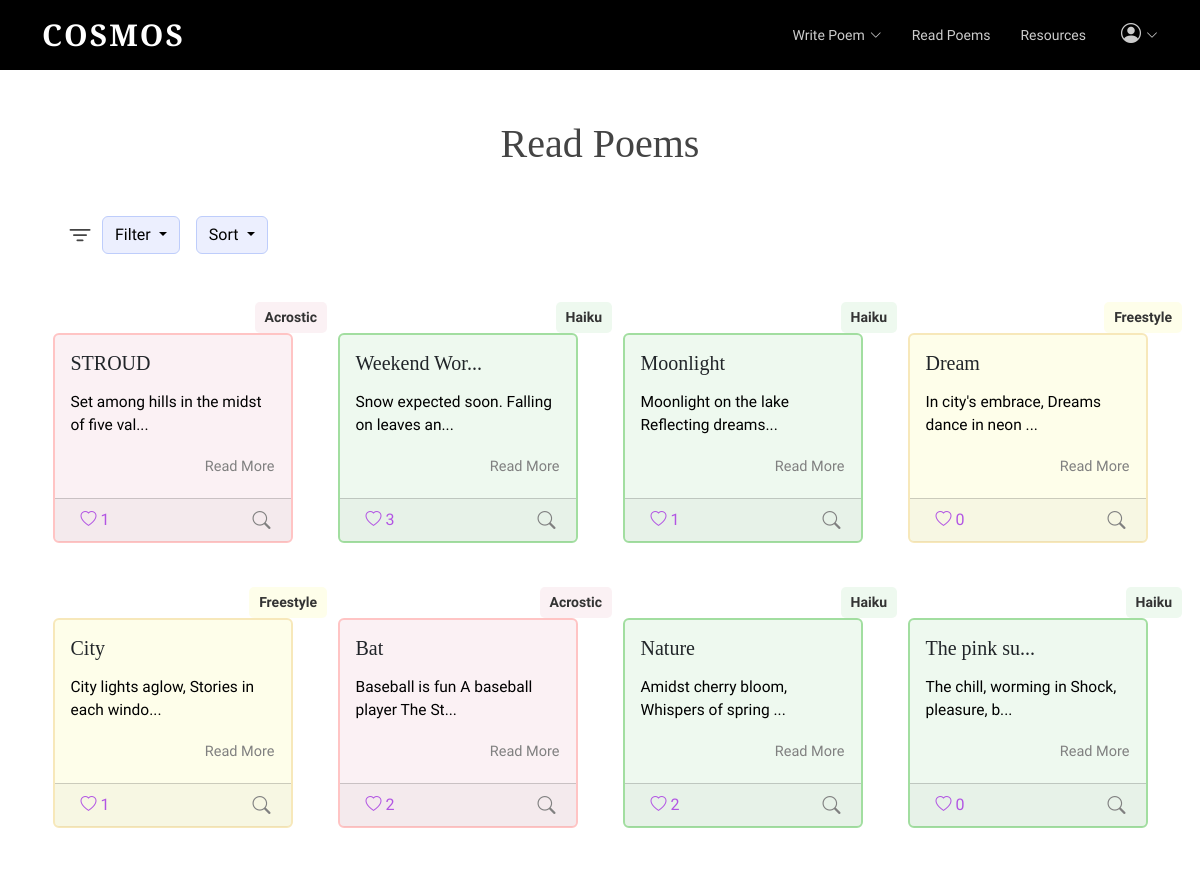
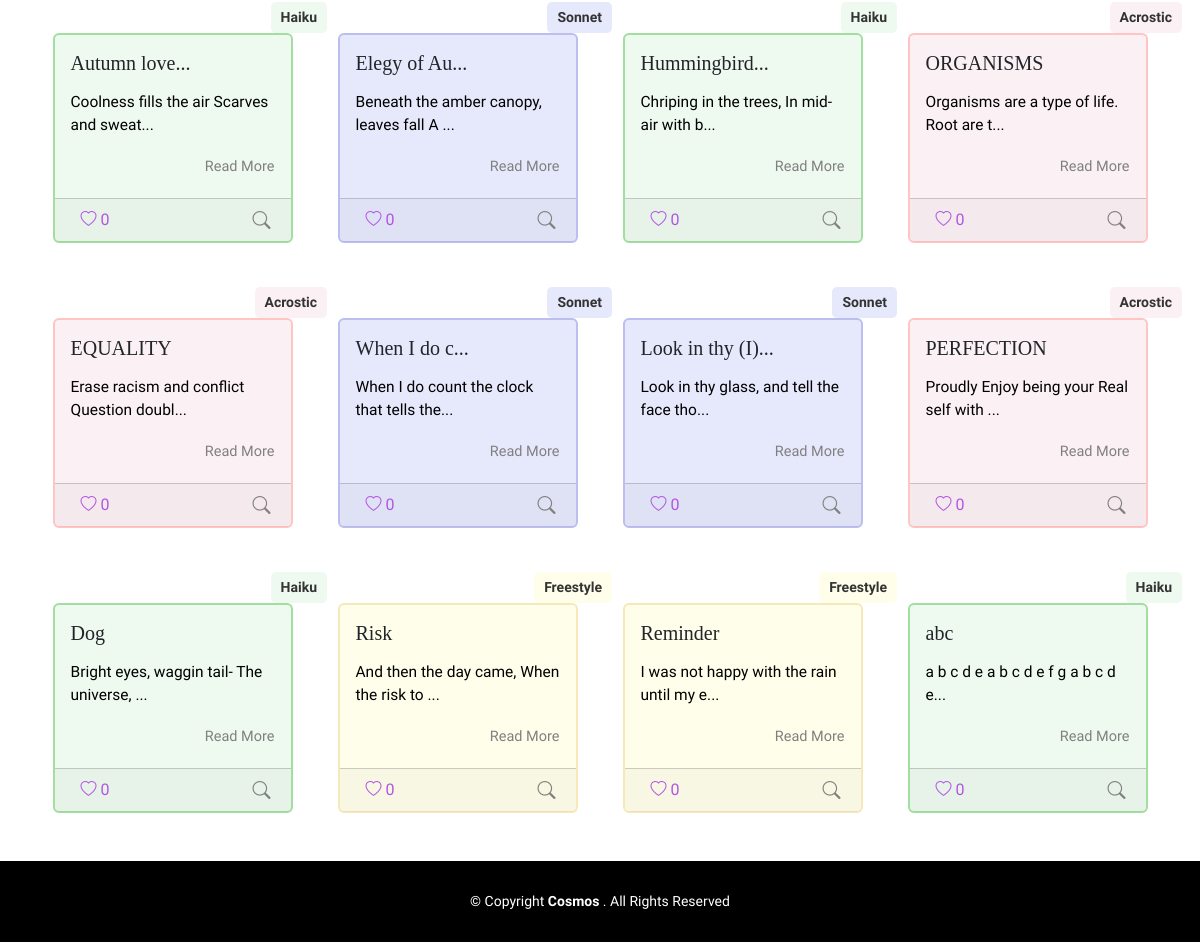
Screenshot of /board (signed in) with the database file from the repository (2 pictures, top to bottom).
### tables this page shows
CREATE TABLE "Poem" (
	"username"	TEXT,
	"content"	TEXT,
	"date"	TEXT,
	"title"	TEXT,
	"type"	TEXT
, "id"	INTEGER, "numLikes"	INTEGER, "sentiment"	INTEGER, "iamb"	INTEGER);

### app.py (the view)
@app.route("/board", methods=['GET', 'POST'])
def board():
	isLogin = False
	if request.method == "POST":
		pass
	else:
		isLogin = True
		conn = sqlite3.connect('static/database.db')
		cursor = conn.cursor()
		query = """
			SELECT P.username, P.content, P.date, P.title, P.type,P.id, P.numLikes, P.iamb,
				   COALESCE(L.liked, 0) AS liked
			FROM Poem P
			LEFT JOIN Likes L ON P.id = L.poem_id AND L.username = ?
		"""
		cursor.execute(query, (session.get("username"),))
		rows = cursor.fetchall()
		num_poems = len(rows)
		usernames = []  # ["scott", "alice"]
		contents = []  # ["poem...", "poem2..."]
		dates = []  # ["2023-12-12", "2022-10-10"]
		titles = []
		types = []
		likes = []
		ids = []
		num_likes = []
		iambs = []
		for row in rows:
			usernames.append(row[0])
			contents.append(row[1])
			dates.append(row[2])
			titles.append(row[3])
			if row[4] == "free":
				types.append("Freestyle")
			else:
				types.append(row[4].title())
			likes.append(row[8])
			num_likes.append(row[6])
			iambs.append(row[7])
			ids.append(row[5])
		print(likes)
		print(ids)
		print("AAAAA",num_poems)
		if "username" not in session:
			isLogin = False
			return redirect(url_for('login'))
		else:
			isLogin = True
		return render_template('board.html',ids=ids,iambs=iambs, usernames=usernames, contents=contents,
							   dates=dates, titles=titles, types=types, liked_status=likes,
							   num_poems=num_poems, num_likes = num_likes,isLogin=isLogin)

### templates/board.html (shortened to what this page needs)
<!DOCTYPE html>
<html lang="en">
   <head>
      <link href="../static/vendor/aos/aos.css" rel="stylesheet">
      <link href="../static/vendor/bootstrap/css/bootstrap.min.css" rel="stylesheet">
      <link href="../static/vendor/bootstrap-icons/bootstrap-icons.css" rel="stylesheet">
      <link href="../static/vendor/boxicons/css/boxicons.min.css" rel="stylesheet">
      <link href="../static/vendor/glightbox/css/glightbox.min.css" rel="stylesheet">
      <link href="../static/vendor/swiper/swiper-bundle.min.css" rel="stylesheet">
      <link href="../static/css/style.css" rel="stylesheet">
   </head>
   <body class="d-flex flex-column min-vh-100">
      <header id="header" class="fixed-top d-flex align-items-center">
         <div class="container d-flex justify-content-between">
            <div class="logo">
               <h1><a href="{{url_for('index')}}">Cosmos</a></h1>
            </div>
            <nav id="navbar" class="navbar">
               <ul>
                  <li class="dropdown">
                     <a href="{{url_for('bwrite')}}"><span>Write Poem</span> <i class="bi bi-chevron-down"></i></a>
                  </li>
                  <li><a class="nav-link scrollto" href="{{url_for('board')}}">Read Poems</a></li>
                  <li><a class="nav-link scrollto" href="{{url_for('tube')}}">Resources</a></li>
                  {% if isLogin %}
                  <li class="dropdown" myppp>
                     <a class="color-white"><span><i class="bi bi-person-circle large-icon"></i></span> <i class="bi bi-chevron-down"></i></a>
                  </li>
                  {% else %}
                  <li><a class="nav-link scrollto" href="{{url_for('login')}}">Login</a></li>
                  {% endif %}
               </ul>
            </nav>
         </div>
      </header>
      <main class="flex-grow-1">
         <div class="container board-top">
         <h1 class="mb-5 text-center">Read Poems</h1>
         <div class="d-flex">
            <i class="bi bi-filter ms-5 ms-md-4 me-2 bigbigicon"></i>
            <div class="dropdown me-3">
               <button class="btn btn-secondary dropdown-toggle" type="button" id="filterMenuButton" data-bs-toggle="dropdown" aria-expanded="false">
               Filter
               </button>
            </div>
            <div class="dropdown">
               <button class="btn btn-secondary dropdown-toggle" type="button" id="sortMenuButton" data-bs-toggle="dropdown" aria-expanded="false">
               Sort
               </button>
            </div>
         </div>
         <div class="row poem-container">
         {% for i in range(num_poems) %}
         {% if i < 4 %}
         <div class="col-md-6 col-lg-3 poem-item filter-{{types[i]}} mt-4" data-title="{{titles[i]}}" data-date="{{dates[i][0:10]}}" data-type="{{types[i]}}"data-poem-id="{{ ids[i] }}"data-likes ="{{ num_likes[i] }}">
         <div class="poem-tags text-end me-3">
            {% if types[i] == "Acrostic" %}
            <span class="taga">{{types[i]}}</span>
            {% elif types[i] == "Freestyle" %}
            <span class="tagf">{{types[i]}}</span>
            {% elif types[i] == "Sonnet" %}
            <span class="tags">{{types[i]}}</span>
            {% else %}
            <span class="tagh">{{types[i]}}</span>
            {% endif %}
         </div>
         {% else %}
         <div class="col-md-6 col-lg-3 poem-item filter-{{types[i]}} mt-4"data-title="{{titles[i]}}"  data-date="{{ dates[i][0:10]}}" data-type="{{types[i]}}"data-poem-id="{{ ids[i] }}"data-likes ="{{ num_likes[i] }}">
            <div class="poem-tags text-end me-3 " >
               {% if types[i] == "Acrostic" %}
               <span class="taga">{{types[i]}}</span>
               {% elif types[i] == "Freestyle" %}
               <span class="tagf">{{types[i]}}</span>
               {% elif types[i] == "Sonnet" %}
               <span class="tags">{{types[i]}}</span>
               {% else %}
               <span class="tagh">{{types[i]}}</span>
               {% endif %}
            </div>
            {% endif %}
            {% if types[i] == "Acrostic" %}
            <div id="poem-card2" class="card poem-card mx-auto poem-card-h" style="width: 18rem;">
               {% elif types[i] == "Freestyle" %}
               <div id="poem-card3" class="card poem-card mx-auto poem-card-f" style="width: 18rem;">
                  {% elif types[i] == "Sonnet" %}
                  <div id="poem-card4" class="card poem-card mx-auto poem-card-s" style="width: 18rem;">
                     {% else %}
                     <div id="poem-card5" class="card poem-card mx-auto" style="width: 18rem;">
                        {% endif %}
                        <div class="card-body">
                           <div class="d-flex justify-content-between align-items-center mb-2">
                              {% if titles[i]|length < 11 %}
                              {% if iambs[i] == 1 %}
                              <h5 class="card-title"><span class="title">{{titles[i]}} (I)- </span> </h5>
                              {% else %}
                              <h5 class="card-title"><span class="title">{{titles[i]}} </span> </h5>
                              {% endif %}
                              {% else %}
                              {% if iambs[i] == 1 %}
                              <h5 class="card-title"><span class="title">{{titles[i][0:11]}} (I)... </span>  </h5>
                              {% else %}
                              <h5 class="card-title"><span class="title">{{titles[i][0:11]}}... </span>  </h5>
                              {% endif %}
                              {% endif %}
                           </div>
                           {% if contents[i][:45]|length < 25 %}
                           <p class="card-text mytext">{{contents[i][0:40]}} ...</p>
                           <br>
                           {% else %}
                           <p class="card-text mytext">{{contents[i][0:40]}}...</p>
                           {% endif %}
                           <div class="text-end">
                              <a class="card-link text-right" data-bs-toggle="modal" data-bs-target="#poemModal" data-poem-id="{{ ids[i] }}" data-title="{{titles[i]}}" data-type="{{types[i]}}" data-username="{{usernames[i]}}" data-date="{{dates[i][0:10]}}" data-content="{{contents[i]}}">
                              Read More
                              </a>
                           </div>
                        </div>
                        <div class="card-footer d-flex justify-content-between mt-1 mb-5">
                            <div class="like-button-container ms-1">
                                {% if liked_status[i] == 1 %}
                                <button class="like-button btn-like" data-poem-id="{{ ids[i] }}" data-username="{{ usernames[i] }}" data-liked="{{ liked_status[i] }}" data-likes ="{{ num_likes[i] }}">
                                    <i class="bi bi-heart-fill"></i>
                                    <span class="like-count">{{ num_likes[i] }}</span>
                                </button>
                                {% else %}
                                <button class="like-button" data-poem-id="{{ ids[i] }}" data-username="{{ usernames[i] }}" data-liked="{{ liked_status[i] }}" data-likes ="{{ num_likes[i] }}">
                                    <i class="bi bi-heart"></i>
                                    <span class="like-count">{{ num_likes[i] }}</span>
                                </button>
                                {% endif %}
                            </div>
                           <a class="smb2 me-1"data-bs-html="true" data-bs-toggle="tooltip" data-bs-placement="top" title="Author: {{usernames[i]}} <br> Date: {{dates[i][0:10]}}">
                                <i class="bi bi-search"></i>
                            </a>
                        </div>
                     </div>
                  </div>
                  {% endfor %}
               </div>
            </div>
      </main>
      <footer id="footer" class="mt-5">
         <div class="container">
            <div class="copyright">
               &copy; Copyright <strong><span>Cosmos
               </span></strong>. All Rights Reserved
            </div>
         </div>
      </footer>
   </body>
</html>

### static/css/style.css (style rules this page uses)
html, body { font-family: 'Nanum Myeongjo', serif !important; }
.large-icon { font-size: 20px !important; }
body { color: #444444; }
a { color: #1bac91; text-decoration: none; }
h1, h2, h3, h4, h5, h6 { font-family: 'Cormorant Garamond', serif; }
#header { height: 70px; transition: all 0.5s; z-index: 997; background: #000; }
#header .logo h1 { font-size: 30px; margin: 0; margin-top: 3px; padding: 6px 0; line-height: 1; font-weight: 700; letter-spacing: 2px; text-transform: uppercase; }
#header .logo h1 a, #header .logo h1 a:hover { color: #fff; text-decoration: none; }
.navbar { padding: 0; }
.navbar ul { margin: 0; padding: 0; display: flex; list-style: none; align-items: center; }
.navbar li { position: relative; }
.navbar>ul>li+li { margin-left: 30px; }
.navbar a, .navbar a:focus { display: flex; align-items: center; justify-content: space-between; padding: 12px 0; font-size: 14px; font-family: "Raleway", sans-serif; color: rgba(255, 255, 255, 0.8); white-space: nowrap; transition: 0.3s; position: relative; }
.navbar a i, .navbar a:focus i { font-size: 12px; line-height: 0; margin-left: 5px; }
.navbar>ul>li>a:before { content: ""; position: absolute; width: 100%; height: 2px; bottom: 3px; left: 0; background-color: #A2AFF6; visibility: hidden; width: 0px; transition: all 0.3s ease-in-out 0s; }
#footer { background: black; padding: 0 0 30px 0; color: #fff; font-size: 14px; }
#footer .copyright { text-align: center; padding-top: 30px; }
body p { color: black; font-family: 'Nanum Myeongjo', serif; }
body a { color: gray; }
body { margin: 0; }
.smb2 { font-size:18px; }
.board-top { margin-top: 120px; }
.bigbigicon { font-size: 28px !important; }
.btn-secondary { background-color:#ECEFFE !important; border: 1px solid #BECDFB !important; color: black !important; }
.card-link { cursor:pointer; font-size: 14.5px; }
.like-button { font-size:16px; }
.like-button { background-color: transparent !important; color:#B255E3 !important; border: none !important; }
.poem-card { height: 210px; background-color:rgba(198, 235, 202, 0.3); border: 2px solid #A2DEA0; transition: transform 0.3s ease-in-out; }
.poem-card-s { background-color: rgba(132, 147, 232, 0.2) !important; border: 2px solid #BBBEEF!important }
.poem-card-h { background-color:rgba(247, 227, 233, 0.5) !important; border: 2px solid #FFC4C4 !important; }
.poem-card-f { background-color: rgba(252, 252, 202, 0.4) !important; border: 2px solid #F7E8BA !important; }
.mytext { font-size:15.5px !important; }
@media (min-width: 990px) and (max-width: 1200px) { .poem-card { width: 15rem !important; } }
.poem-tags { margin-top: 10px; }
.tags { display: inline-block; background-color: rgba(132, 147, 232, 0.2) !important; border-radius: 5px; padding: 5px 10px; margin-right: -8px; margin-top: 10px; font-size: 14px; font-weight: 700; color: #333; }
.tagf { display: inline-block; background-color: rgba(252, 252, 202, 0.4) !important; border-radius: 5px; padding: 5px 10px; margin-right: -8 px; font-weight: 700; margin-top: 10px; font-size: 14px; color: #333; }
.taga { display: inline-block; background-color: rgba(247, 227, 233, 0.5) !important; border-radius: 5px; padding: 5px 10px; margin-right: -8px; margin-top: 10px; font-weight: 700; font-size: 14px; color: #333; }
.tagh { display: inline-block; background-color: rgba(198, 235, 202, 0.3) !important; border-radius: 5px; padding: 5px 10px; font-weight: 700; margin-right: -8px; margin-top: 10px; font-size: 14px; color: #333; }
@media (max-width: 1400px) { .tagh,.tags,.tagf,.taga { margin-right: -26px; } }
@media (max-width: 1200px) { .tagh,.tags,.tagf,.taga { margin-right: -40px; } }
.color-white { color:white; }

### rows the page displays
Poem: title "STROUD", content "Set among hills in the midst of five val"
Poem: type "Haiku", title "Weekend Wor", content "Snow expected soon. Falling on leaves an", numLikes "3"
Poem: title "Moonlight", content "Moonlight on the lake Reflecting dreams"
Poem: title "Dream", content "In city's embrace, Dreams dance in neon"
Poem: title "City", content "City lights aglow, Stories in each windo"
Poem: type "Acrostic", title "Bat", content "Baseball is fun A baseball player The St", numLikes "2"
Poem: type "Haiku", title "Nature", content "Amidst cherry bloom, Whispers of spring", numLikes "2"
Poem: title "The pink su", content "The chill, worming in Shock, pleasure, b"
Poem: title "Autumn love", content "Coolness fills the air Scarves and sweat"
Poem: title "Elegy of Au", content "Beneath the amber canopy, leaves fall A"
Poem: title "Hummingbird", content "Chriping in the trees, In mid-air with b"
Poem: title "ORGANISMS", content "Organisms are a type of life. Root are t"
Poem: title "EQUALITY", content "Erase racism and conflict Question doubl"
Poem: title "When I do c", content "When I do count the clock that tells the"
Poem: title "Look in thy", content "Look in thy glass, and tell the face tho"
Poem: title "PERFECTION", content "Proudly Enjoy being your Real self with"
Poem: title "Dog", content "Bright eyes, waggin tail- The universe,"
Poem: title "Risk", content "And then the day came, When the risk to"
Poem: title "Reminder", content "I was not happy with the rain until my e"
Poem: title "abc", content "a b c d e a b c d e f g a b c d e"

### other values shown
{{ types[i] }} "Acrostic"
{{ num_likes[i] }} "1" "1" "0" "1" "0" "0" "0" "0" "0" "0" "0" "0" "0" "0" "0" "0" "0"
{{ types[i] }} "Haiku"
{{ types[i] }} "Freestyle"
{{ types[i] }} "Freestyle" "Freestyle" "Freestyle"
{{ types[i] }} "Haiku" "Haiku" "Haiku" "Haiku" "Haiku"
{{ types[i] }} "Sonnet" "Sonnet" "Sonnet"
{{ types[i] }} "Acrostic" "Acrostic" "Acrostic"
